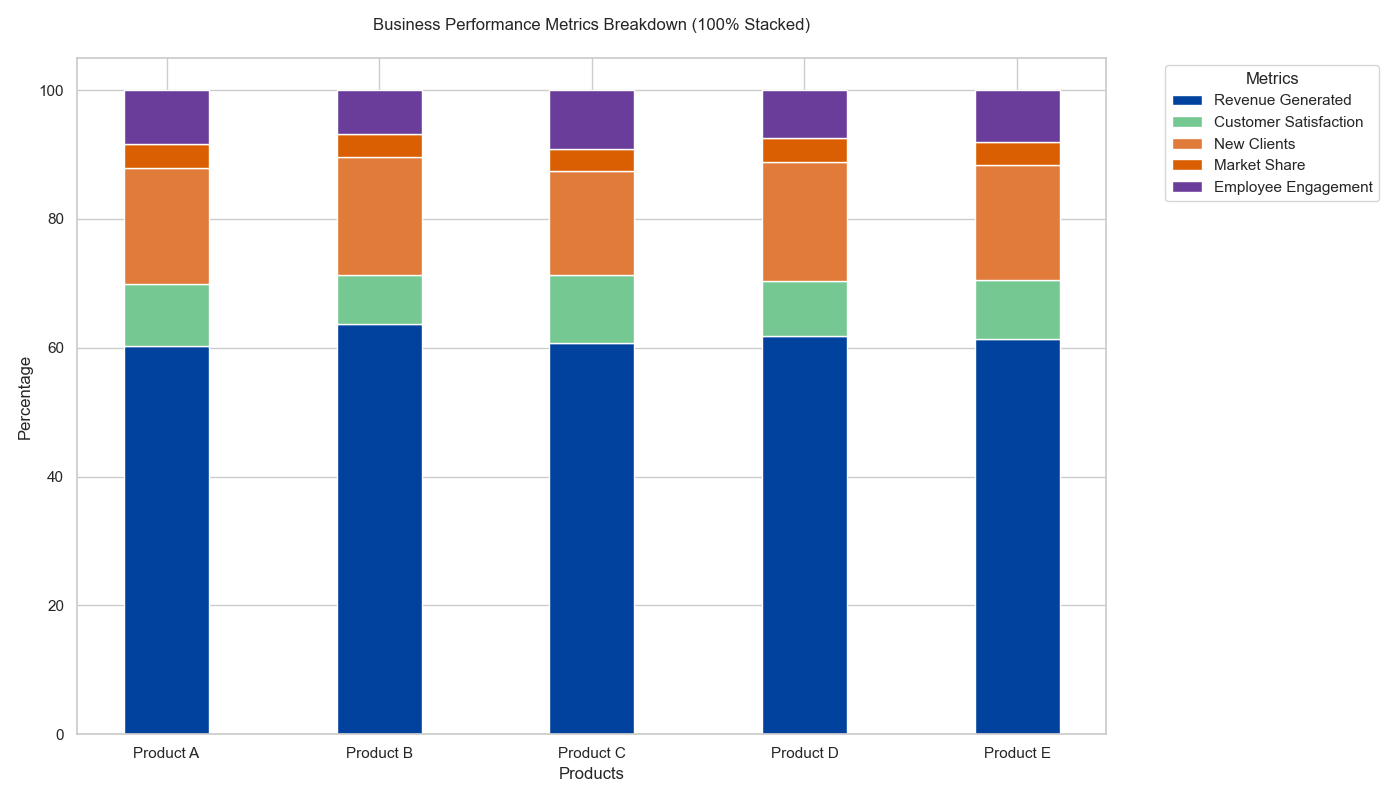

The script that drew this image:

import pandas as pd
import numpy as np
import seaborn as sns
import matplotlib.pyplot as plt

data = [
    {'Category': 'Product A', 'Revenue Generated': 500, 'Customer Satisfaction': 80, 'New Clients': 150, 'Market Share': 30, 'Employee Engagement': 70},
    {'Category': 'Product B', 'Revenue Generated': 700, 'Customer Satisfaction': 85, 'New Clients': 200, 'Market Share': 40, 'Employee Engagement': 75},
    {'Category': 'Product C', 'Revenue Generated': 450, 'Customer Satisfaction': 78, 'New Clients': 120, 'Market Share': 25, 'Employee Engagement': 68},
    {'Category': 'Product D', 'Revenue Generated': 600, 'Customer Satisfaction': 83, 'New Clients': 180, 'Market Share': 35, 'Employee Engagement': 73},
    {'Category': 'Product E', 'Revenue Generated': 550, 'Customer Satisfaction': 82, 'New Clients': 160, 'Market Share': 33, 'Employee Engagement': 72}
]

df = pd.DataFrame(data)
df.set_index('Category', inplace=True)

df_percentage = df.div(df.sum(axis=1), axis=0) * 100

plt.figure(figsize=(14, 8))

bottom = np.zeros(len(df))

colors = ['#00429d', '#76c893', '#e07b39', '#d95f02', '#6a3d9a']

for i, col in enumerate(df.columns):
    plt.bar(df_percentage.index, df_percentage[col], bottom=bottom, label=col, color=colors[i], width=0.4)
    bottom += df_percentage[col]

plt.xlabel('Products')
plt.ylabel('Percentage')
plt.title('Business Performance Metrics Breakdown (100% Stacked)', pad=20)
plt.legend(title='Metrics', bbox_to_anchor=(1.05, 1), loc='upper left')

plt.tight_layout()
plt.show()
